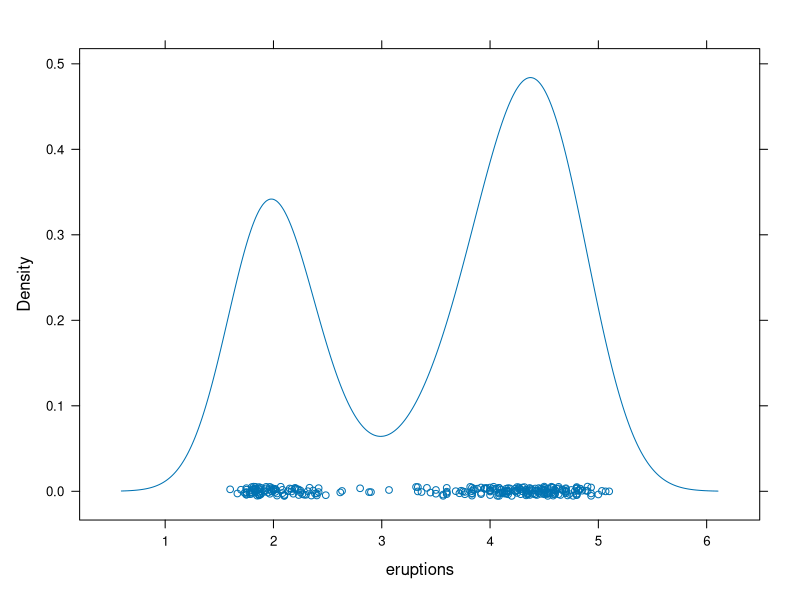
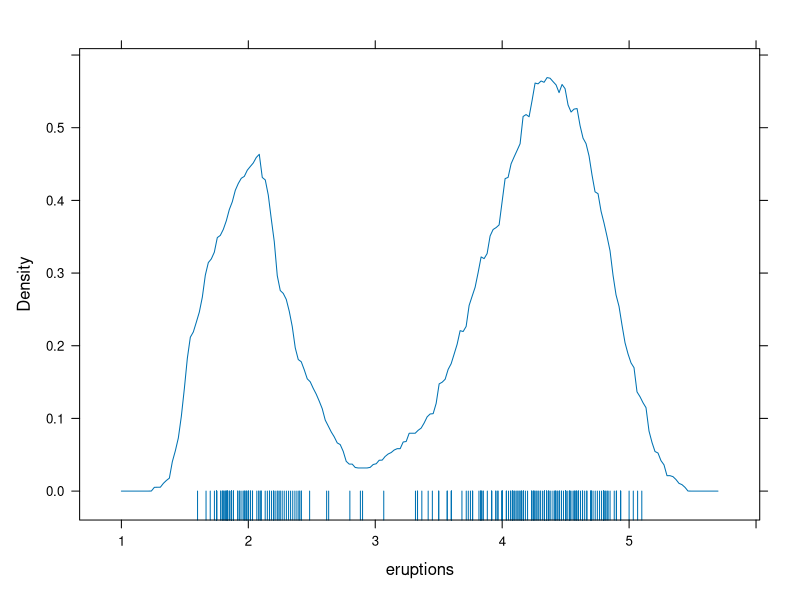
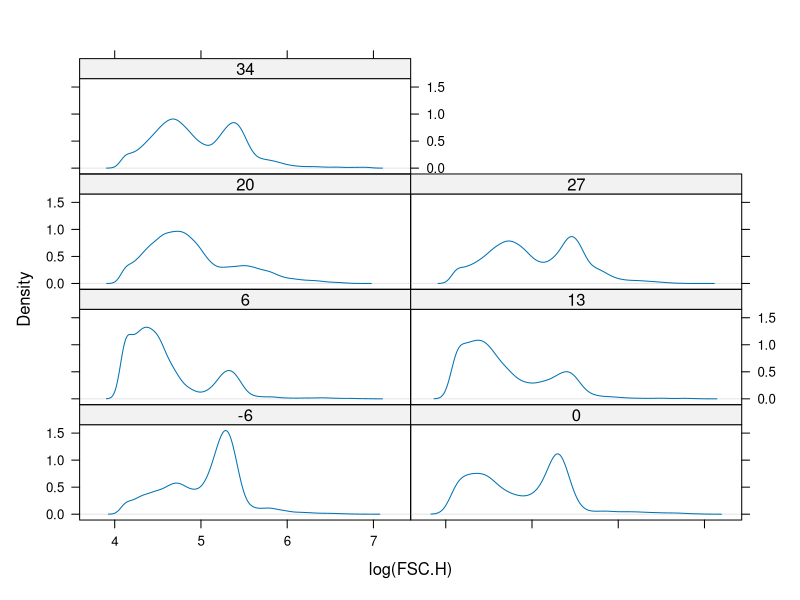
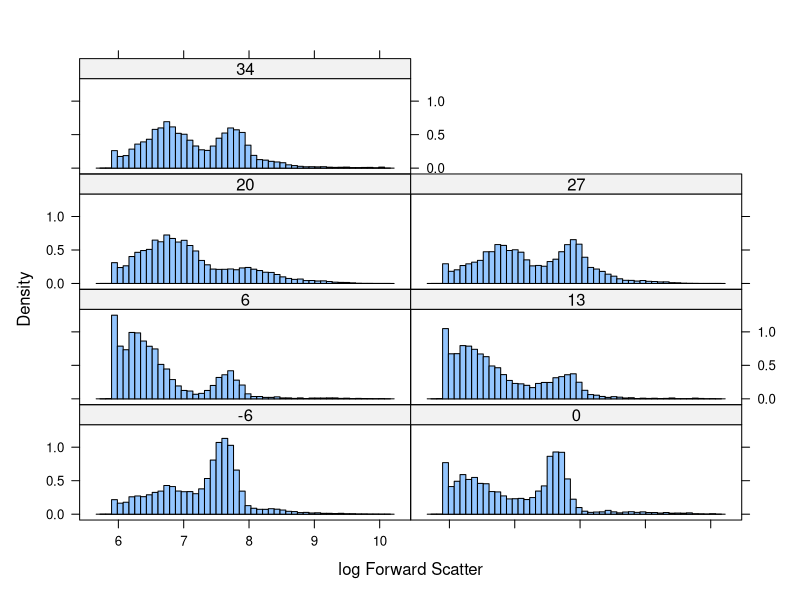
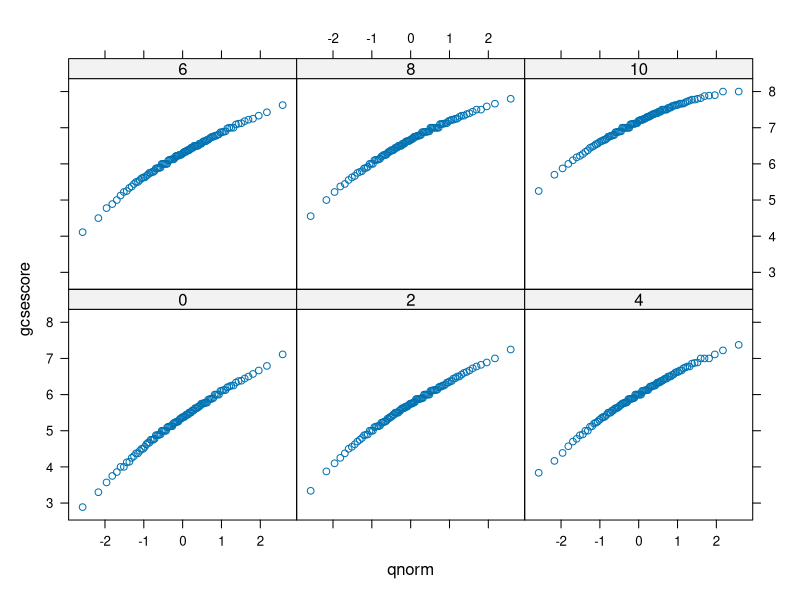
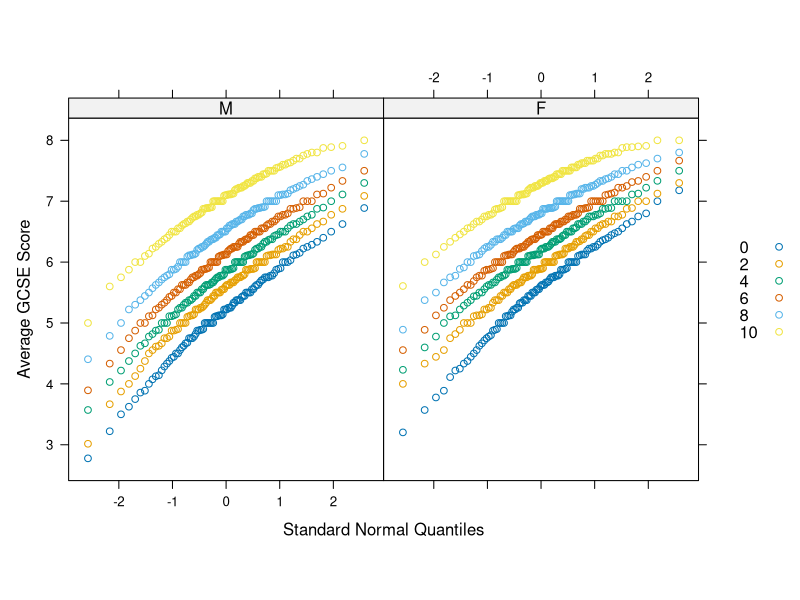
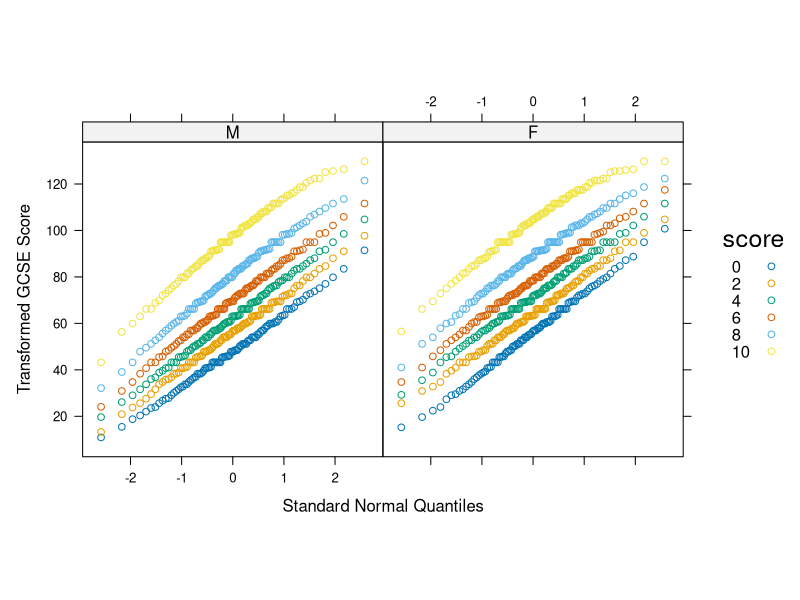
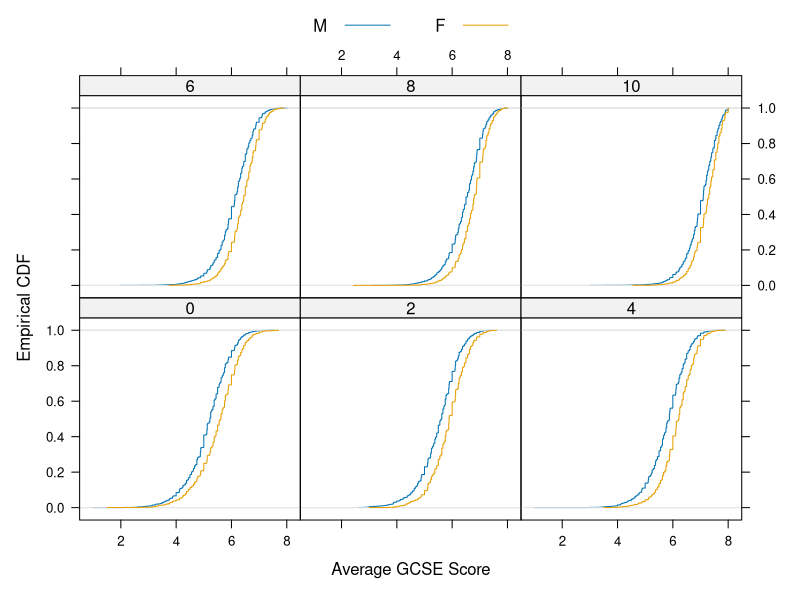

Reproduce these figures in R, in order.
#' ---
#' title: "Ch3 - Displaying Univariate Distributions"
#' author:
#' date: 
#' output:
#'    html_document:
#'      keep_md: true
#'      toc: true
#'      toc_depth: 2
#' ---

#'
#'
#' From http://lmdvr.r-forge.r-project.org/figures/figures.html
#+ results = 'asis'
#'


library(lattice)
library("latticeExtra")
library(xtable)

#' # Datasets used in this Chapter

#' ## faithful
str(faithful)
#+ results = 'asis'
print(xtable(head(faithful,n=5)), type='html')

#' ## gvhd10
data(gvhd10)
str(gvhd10)
#+ results = 'asis'
print(xtable(head(gvhd10,n=5)), type='html')

#' ## Chem97
data(Chem97, package = "mlmRev")
str(Chem97)
#+ results = 'asis'
print(xtable(head(Chem97,n=5)), type='html')

#' ## quakes
str(quakes)
#+ results = 'asis'
print(xtable(head(quakes,n=5)), type='html')

#' ## barley
str(barley)
#+ results = 'asis'
print(xtable(head(barley,n=5)), type='html')

#' # Density plot

#' ## Figure 3.1
densityplot(~ eruptions, data = faithful)

#' ## Figure 3.2
densityplot(~ eruptions, data = faithful, 
            kernel = "rect", bw = 0.2, plot.points = "rug", n = 200)

#' ## Figure 3.3
densityplot(~log(FSC.H) | Days, data = gvhd10, 
            plot.points = FALSE, ref = TRUE, layout = c(2, 4))

#' # Histograms
#' ## Figure 3.4
histogram(~log2(FSC.H) | Days, gvhd10, xlab = "log Forward Scatter",
          type = "density", nint = 50, layout = c(2, 4))

#' # Normal QQ Plots

#' ## Figure 3.5
qqmath(~ gcsescore | factor(score), data = Chem97, 
       f.value = ppoints(100))

#' ## Figure 3.6
qqmath(~ gcsescore | gender, Chem97, groups = score, aspect = "xy", 
       f.value = ppoints(100), auto.key = list(space = "right"),
       xlab = "Standard Normal Quantiles", 
       ylab = "Average GCSE Score")

Chem97.mod <- transform(Chem97, gcsescore.trans = gcsescore^2.34)

#+ results = 'asis'
str(Chem97.mod)
print(xtable(head(Chem97.mod,n=5)), type='html')

#' ## Figure 3.7
qqmath(~ gcsescore.trans | gender, Chem97.mod, groups = score,
       f.value = ppoints(100), aspect = "xy",
       auto.key = list(space = "right", title = "score"), 
       xlab = "Standard Normal Quantiles", 
       ylab = "Transformed GCSE Score")

library("latticeExtra")

#' # The empirical CDF
#' ## Figure 3.8
ecdfplot(~ gcsescore | factor(score), data = Chem97, 
         groups = gender, auto.key = list(columns = 2),
         subset = gcsescore > 0, xlab = "Average GCSE Score")

#' # Two-sample QQ-plots
#' ## Figure 3.9
qqmath(~ gcsescore | factor(score), data = Chem97, groups = gender, 
       auto.key = list(points = FALSE, lines = TRUE, columns = 2),
       subset = gcsescore > 0, type = "l", distribution = qunif, 
       prepanel = prepanel.qqmathline, aspect = "xy",
       xlab = "Standard Normal Quantiles", 
       ylab = "Average GCSE Score")

#' ## Figure 3.10
qq(gender ~ gcsescore | factor(score), Chem97, 
   f.value = ppoints(100), aspect = 1)

#' # Box-and-whisker plots
#' ## Figure 3.11
bwplot(factor(score) ~ gcsescore | gender, data = Chem97, 
       xlab = "Average GCSE Score")

#' ## Figure 3.12
bwplot(gcsescore^2.34 ~ gender | factor(score), Chem97, 
       varwidth = TRUE, layout = c(6, 1),
       ylab = "Transformed GCSE score")

#' ## Figure 3.13

bwplot(Days ~ log(FSC.H), data = gvhd10, 
       xlab = "log(Forward Scatter)", ylab = "Days Past Transplant")

#' ## Figure 3.14
bwplot(Days ~ log(FSC.H), gvhd10, 
       panel = panel.violin, box.ratio = 3,
       xlab = "log(Forward Scatter)", 
       ylab = "Days Past Transplant")

#' # Strip plot

#' ## Figure 3.15
stripplot(factor(mag) ~ depth, quakes)

#' ## Figure 3.16
stripplot(depth ~ factor(mag), quakes, 
          jitter.data = TRUE, alpha = 0.6,
          xlab = "Magnitude (Richter)", ylab = "Depth (km)")

#' ## Figure 3.17
stripplot(sqrt(abs(residuals(lm(yield~variety+year+site)))) ~ site, 
          data = barley, groups = year, jitter.data = TRUE,
          auto.key = list(points = TRUE, lines = TRUE, columns = 2),
          type = c("p", "a"), fun = median,
          ylab = expression(abs("Residual Barley Yield")^{1 / 2}))
